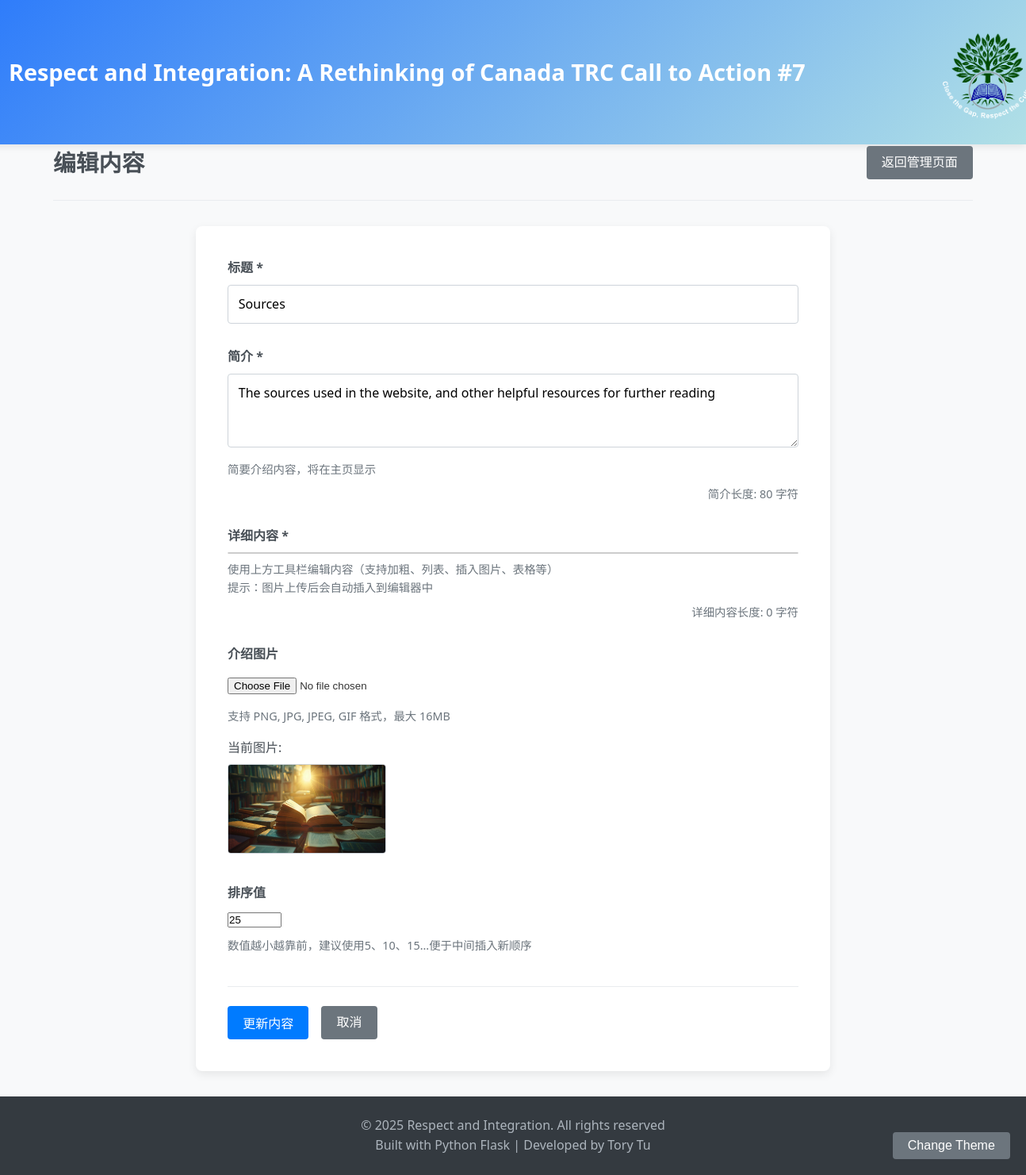
/admin/edit/6, run on the app's committed database.
### tables this page shows
CREATE TABLE contents (
            id INTEGER PRIMARY KEY AUTOINCREMENT,
            title TEXT NOT NULL,
            intro TEXT NOT NULL,
            detail TEXT NOT NULL,
            image TEXT,
            sort_order INTEGER DEFAULT 0,
            is_active BOOLEAN DEFAULT 1,
            created_at TIMESTAMP DEFAULT CURRENT_TIMESTAMP,
            updated_at TIMESTAMP DEFAULT CURRENT_TIMESTAMP
        );

### app.py (the view, shortened to what this page needs)
@app.route('/admin/edit/<int:content_id>', methods=['GET', 'POST'])
def edit_content(content_id):
    content = get_content_by_id(content_id)
    if not content:
        return "Page Not Found", 404
    return render_template('edit_content.html', content=content)

### database.py (called while the page is built)
def get_db_connection():
    conn = sqlite3.connect(DATABASE)
    conn.row_factory = sqlite3.Row  # 使查询结果以字典形式返回
    return conn

def get_content_by_id(content_id):
    conn = get_db_connection()
    cursor = conn.execute('SELECT * FROM contents WHERE id = ?', (content_id,))
    content = cursor.fetchone()
    conn.close()
    if content:
        return dict(content)
    return None

### templates/edit_content.html (shortened to what this page needs)
{% extends "base.html" %}
{% block content %}
<link href="https://unpkg.com/@wangeditor/editor@latest/dist/css/style.css" rel="stylesheet">
<link href="https://cdn.quilljs.com/1.3.7/quill.snow.css" rel="stylesheet">
<div class="edit-header">
    <h2>{% if content %}编辑内容{% else %}添加新内容{% endif %}</h2>
    <a href="/admin" class="btn secondary">返回管理页面</a>
</div>
<form method="POST" enctype="multipart/form-data" class="content-form">
    <div class="form-group">
        <label for="title">标题 *</label>
        <input type="text" id="title" name="title" required
               value="{{ content.title if content else '' }}">
    </div>
    <div class="form-group">
        <label for="intro">简介 *</label>
        <textarea id="intro" name="intro" rows="3" required>{{ content.intro if content else '' }}</textarea>
        <div class="form-help">简要介绍内容，将在主页显示</div>
    </div>
    <div class="form-group">
        <label for="detail">详细内容 *</label>
        <div id="editor-container" style="border: 1px solid #ccc; border-radius: 5px;">
        </div>
        <div class="form-help">
            使用上方工具栏编辑内容（支持加粗、列表、插入图片、表格等）
            <br>提示：图片上传后会自动插入到编辑器中
        </div>
    </div>
    <div class="form-group">
        <label for="image">介绍图片</label>
        <input type="file" id="image" name="image" accept="image/*">
        <div class="form-help">支持 PNG, JPG, JPEG, GIF 格式，最大 16MB</div>
        {% if content and content.image %}
        <div class="current-image">
            <p>当前图片:</p>
            <img src="{{ url_for('uploaded_file', filename=content.image) }}" alt="当前图片">
        </div>
        {% endif %}
    </div>
    <div class="form-group">
        <label for="sort_order">排序值</label>
        <input type="number" id="sort_order" name="sort_order"
               value="{{ content.sort_order if content else '0' }}"
               min="0" max="9999" step="1">
        <div class="form-help">数值越小越靠前，建议使用5、10、15...便于中间插入新顺序</div>
    </div>
    <div class="form-actions">
        <button type="submit" class="btn primary">
            {% if content %}更新内容{% else %}添加内容{% endif %}
        </button>
        <a href="/admin" class="btn secondary">取消</a>
    </div>
</form>
{% endblock %}

### static/css/style.css (style rules this page uses)
* { margin: 0; padding: 0; box-sizing: border-box; }
body { font-family: 'Segoe UI', Tahoma, Geneva, Verdana, sans-serif; line-height: 1.6; color: #333; background-color: #f8f9fa; }
.btn { display: inline-block; padding: 0.5rem 1.2rem; background-color: #007bff; color: white; text-decoration: none; border-radius: 4px; border: none; cursor: pointer; font-size: 1rem; transition: background-color 0.3s; text-align: center; }
.btn.secondary { background-color: #6c757d; }
.edit-header { display: flex; justify-content: space-between; align-items: center; margin-bottom: 2rem; padding-bottom: 1.5rem; border-bottom: 1px solid #e9ecef; }
.edit-header h2 { color: #495057; font-size: 1.8rem; }
.content-form { background: white; border-radius: 8px; padding: 2.5rem; box-shadow: 0 4px 12px rgba(0, 0, 0, 0.08); max-width: 800px; margin: 0 auto; }
.form-group { margin-bottom: 1.8rem; }
.form-group label { display: block; margin-bottom: 0.5rem; font-weight: 600; color: #495057; }
.form-group input[type="text"], .form-group textarea { width: 100%; padding: 0.8rem; border: 1px solid #ced4da; border-radius: 4px; font-size: 1rem; font-family: inherit; transition: border-color 0.3s; }
.form-group input[type="file"] { width: 100%; padding: 0.5rem 0; }
.form-help { color: #6c757d; font-size: 0.9rem; margin-top: 0.5rem; }
.current-image { margin-top: 1rem; }
.current-image p { margin-bottom: 0.5rem; color: #495057; font-weight: 500; }
.current-image img { max-width: 200px; border-radius: 4px; border: 1px solid #ced4da; }
.form-actions { display: flex; gap: 1rem; margin-top: 2.5rem; padding-top: 1.5rem; border-top: 1px solid #e9ecef; }
.btn.primary { background-color: #007bff; }

### data on the page
contents: title "Sources", intro "The sources used in the website, and other helpful resources for further reading", image (picture), sort_order "25"
